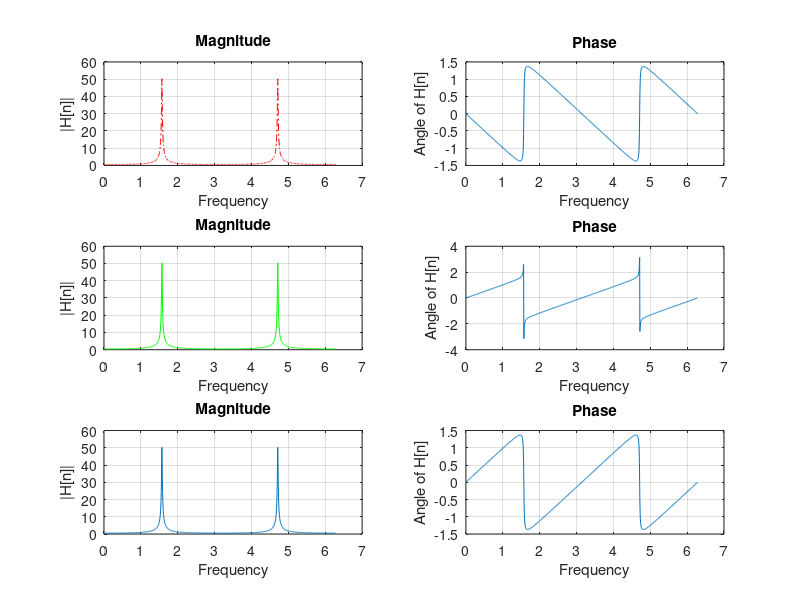

Reproduce this figure in MATLAB.


%% Question

% H(z) = 1 / ( (1 - r * exp(1i * theta) * z^(-1) ) * ( (1 - r * exp(-1i * theta) * z^(-1) )

% H(z) = 1 / ( (1 - z^(-1) * r * (exp(1i * theta) + exp(-1i * theta)) + r^2 * z^-2)

% H(z) = 1 / ( 1 - z^-1 * r * 2 * cos(theta) + r^2 * z^-2 )

%% Solution

% Given Parameters
r = 0.99;
theta = pi /2;

% Initialize
ss = 2*pi / 1024;
w  = 0:ss:(2*pi);

% Define z
z = exp(-1i * w);

% Define Transfer Function
H = 1 ./ ( 1 - z * r * 2 * cos(theta) + r^2 * z.^-2);

%% Plot Magnitude and Phase Spectrums

subplot(3,2,1);
plot(w,abs(H),'-.r');
title('Magnitude')
% Set axis labels
xlabel('Frequency');
ylabel('|H[n]|');
grid on


subplot(3,2,2);
plot(w,angle(H));
title('Phase')
% Set axis labels
xlabel('Frequency');
ylabel('Angle of H[n]');
grid on


%% Calculate by using Frequenct Function (MATLAB)

[H,w] = freqz(1, [r^2 -2*r*cos(theta) 1],1024,'whole');

subplot(3,2,3);
plot(w,abs(H),'g');
title('Magnitude')
% Set axis labels
xlabel('Frequency');
ylabel('|H[n]|');
grid on


subplot(3,2,4);
plot(w,angle(H));
title('Phase')
% Set axis labels
xlabel('Frequency');
ylabel('Angle of H[n]');
grid on

%% Calculate by using formulas

absH = 1 ./ sqrt( (1-2*r*cos(theta-w)+r^2) .* (1-2*r*cos(theta+w)+r^2) );

angH = atan( r*sin(theta-w) ./ (1-r*cos(theta-w)) ) + atan( -r*sin(theta+w) ./ (1-r*cos(theta+w)) );

subplot(3,2,5);
plot(w,absH);
title('Magnitude')
% Set axis labels
xlabel('Frequency');
ylabel('|H[n]|');
grid on


subplot(3,2,6);
plot(w,angH);
title('Phase')
% Set axis labels
xlabel('Frequency');
ylabel('Angle of H[n]');
grid on

